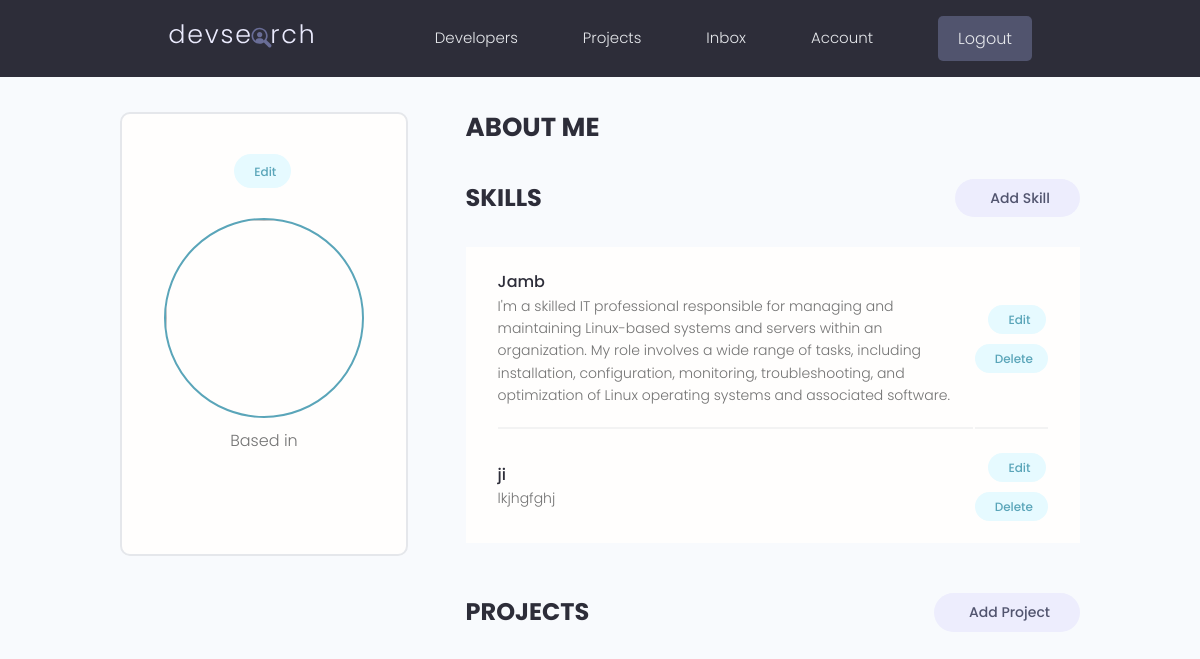
Page /users/account (signed in) on the committed database.
### users/models.py (models this page shows, shortened)
class Skill(models.Model):
    owner = models.ForeignKey(CustomUser, on_delete=models.CASCADE, null=True, blank=True)
    name = models.CharField(max_length=200, null=True, blank=True)
    description = models.TextField(null=True, blank=True)
    created = models.DateTimeField(auto_now_add=True)
    id = models.UUIDField(default=uuid.uuid4, primary_key=True, editable=False, unique=True)

### users/views.py (the view)
# urls.py: path('account', views.userAccount, name='account'),
@login_required
def userAccount(request):
    user = request.user
    skills = user.skill_set.all()
    context = {
        'user': user,
        'skills': skills
    }
    return render(request, 'users/account.html', context)

### Django-2021-master/users/templates/users/account.html (shortened to what this page needs)
{% extends 'main.html' %}
{% block content %}
<main class="settingsPage profile my-md">
  <div class="container">
    <div class="layout">
      <div class="column column--1of3">
        <div class="card text-center">
          <div class="card__body dev">
            <a class="tag tag--pill tag--main settings__btn" href="{% url 'edit-account' %}">
              Edit</a>
            <img class="avatar avatar--xl dev__avatar" src="{{profile.imageURL}}" />
            <p class="dev__location">Based in {{profile.location}}</p>
          </div>
        </div>
      </div>
      <div class="column column--2of3">
        <div class="devInfo">
          <h3 class="devInfo__title">About Me</h3>
        </div>
        <div class="settings">
          <h3 class="settings__title">Skills</h3>
          <a class="tag tag--pill tag--sub settings__btn tag--lg" href="{% url 'create-skill' %}"> Add Skill</a>
        </div>
        <table class="settings__table">
          {% for skill in skills %}
          <tr>
            <td class="settings__tableInfo">
              <h4>{{skill.name}}</h4>
              <p>
                {{skill.description}}
              </p>
            </td>
            <td class="settings__tableActions">
              <a class="tag tag--pill tag--main settings__btn" href="{% url 'update-skill' skill.id %}"> Edit</a>
              <a class="tag tag--pill tag--main settings__btn" href="{% url 'delete-skill' skill.id %}?next=/account">
                Delete</a>
            </td>
          </tr>
          {% endfor %}
        </table>
        <div class="settings">
          <h3 class="settings__title">Projects</h3>
          <a class="tag tag--pill tag--sub settings__btn tag--lg" href="{% url 'create-project' %}"> Add Project</a>
        </div>
      </div>
    </div>
  </div>
</main>
{% endblock %}

### static/styles/app.css (style rules this page uses)
:root { --color-sub: #2d2d39; }
.card { border: 2px solid var(--color-light); }
img { width: 100%; }
.profile .card > .dev { padding: 4rem; }
.dev__avatar { display: block; margin: auto; }
.dev__location { margin-top: 1rem; }
.devInfo { margin-bottom: 3rem; }
.devInfo__title, .devInfo__subtitle { font-size: 2.6rem; color: var(--color-sub); text-transform: uppercase; font-weight: 700; margin-bottom: 1.5rem; }
.settingsPage .dev > .settings__btn { display: inline-block; margin-bottom: 3rem; }
.settings { display: flex; justify-content: space-between; align-items: center; }
.settings__title { font-size: 2.4rem; text-transform: uppercase; font-weight: 700; color: var(--color-sub); }
.settings__table { margin-top: 3rem; margin-bottom: 5rem; padding: 0 3rem; background: var(--color-white); }
.settings__table tr { width: 100%; }
.settings__table tr > td { padding: 2rem 0; }
.settings__table tr:not(:last-child) td { border-bottom: 2px solid var(--color-white-light); }
.settings__tableInfo { width: 100%; }
.settings__tableInfo h4, .settings__tableInfo a { padding-right: 1rem; width: auto; font-size: 1.6rem; font-weight: 500; color: var(--color-sub); }
.settings__tableInfo p { font-size: 1.4rem; }
.settings__tableActions { text-align: right; }

### static/uikit/styles/modules/_variables.css (style rules this page uses)
:root { --color-main: #5aa5b9; --color-main-light: #e6faff; --color-sub: #3f4156; --color-sub-light: #51546e; --color-sub-lighter: #ededfd; --color-text: #737373; --color-gray: #8b8b8b; --color-light: #e5e7eb; --color-light-gray: #767676; --color-bg: #f8fafd; --color-white: #fffefd; --color-white-light: #f3f3f3; --color-success: #359e64; --color-success-bg: #def8e8; --color-error: #fc4b0b; --color-error-bg: #fff2ee; --font-base: 'Poppins', arial, helvetica, 'Segoe UI', roboto, ubuntu, sans-serif; --font-monospace: 'Fira Code', 'Courier New', courier, monospace; --font-regular: 300; --font-medium: 500; --font-bold: 700; --generic-shadow: 1px 1px 5px #00000010; --generic-transition: all 0.3s ease-in-out; }

### static/uikit/styles/modules/_base.css (style rules this page uses)
* { margin: 0; padding: 0; box-sizing: border-box; text-rendering: optimizeLegibility; color: inherit; font-size: inherit; }
html { font-size: 50%; }
@media only screen and (min-width: 480px) { html { font-size: 56.25%; } }
@media only screen and (min-width: 1200px) { html { font-size: 62.5%; } }
body { line-height: 1.6; font-weight: 400; font-size: 1.5rem; color: var(--color-text); background-color: var(--color-bg); min-height: 100vh; }

### static/uikit/styles/modules/_typography.css (style rules this page uses)
* { font-family: var(--font-base); }
h3 { font-size: 3.2rem; font-weight: var(--font-medium); }
h4 { font-size: 2.8rem; font-weight: var(--font-medium); }
p, span, strong { font-size: 1.6rem; color: var(--color-text); font-weight: var(--font-regular); }
a { padding-bottom: 2px; text-decoration: none; display: inline-block; color: var(--color-main); font-weight: var(--font-medium); }

### static/uikit/styles/modules/_utilities.css (style rules this page uses)
.container { width: 92%; max-width: 165rem; margin: 0 auto; box-sizing: border-box; }
@media screen and (min-width: 1000px) { .container { width: 90%; } }
@media screen and (min-width: 1200px) { .container { width: 80%; } }
.text-center { text-align: center; }
.my-md { margin: 3rem auto; }

### static/uikit/styles/modules/_avatar.css (style rules this page uses)
.avatar { border-radius: 50%; border: 2px solid var(--color-main); object-fit: cover; }
.avatar--xl { height: 20rem; width: 20rem; }

### static/uikit/styles/modules/_card.css (style rules this page uses)
.card { border-radius: 1rem; background-color: var(--color-white); border: 1.5px solid var(--color-light); width: auto; height: auto; margin-top: 0.5rem; margin-bottom: 0.5rem; overflow: hidden; }
.card__body, .card__header { padding: 2rem 2.5rem; }

### static/uikit/styles/modules/_tag.css (style rules this page uses)
.tag { display: inline-flex; align-items: center; background-color: var(--color-sub); height: -webkit-fit-content; height: -moz-fit-content; height: fit-content; width: -webkit-fit-content; width: -moz-fit-content; width: fit-content; border-radius: 0.5rem; padding: 0.5rem 1.5rem; font-size: 1.2rem; cursor: pointer; }
.tag:not(:last-child) { margin-right: 0.25rem; margin-bottom: 0.75rem; }
.tag--pill { border-radius: 5rem; }
.tag--main, .tag--main > small { background: var(--color-main-light); color: var(--color-main); font-weight: 500; }
.tag--sub, .tag--sub > small { background: var(--color-sub-lighter); color: var(--color-sub-light); font-weight: 500; }
.tag--lg { padding: 0.8rem 3rem; font-size: 1.4rem; }

### static/uikit/styles/modules/_layout.css (style rules this page uses)
.layout { display: flex; flex-flow: row wrap; justify-content: space-between; }
.layout > .column { margin-bottom: 3rem; }
.layout > .column.column--1of3 { flex-basis: 30%; }
.layout > .column.column--2of3 { flex-basis: 64%; }

### rows in the picture
Skill: name "Jamb", description "I'm a skilled IT professional responsible for managing and maintaining Linux-based systems and servers within an organization. My role involves a wide range of tasks, including installation, configuration, monitoring, troubleshooting, and optimization of Linux operating systems and associated software."
Skill: name "ji", description "lkjhgfghj"
